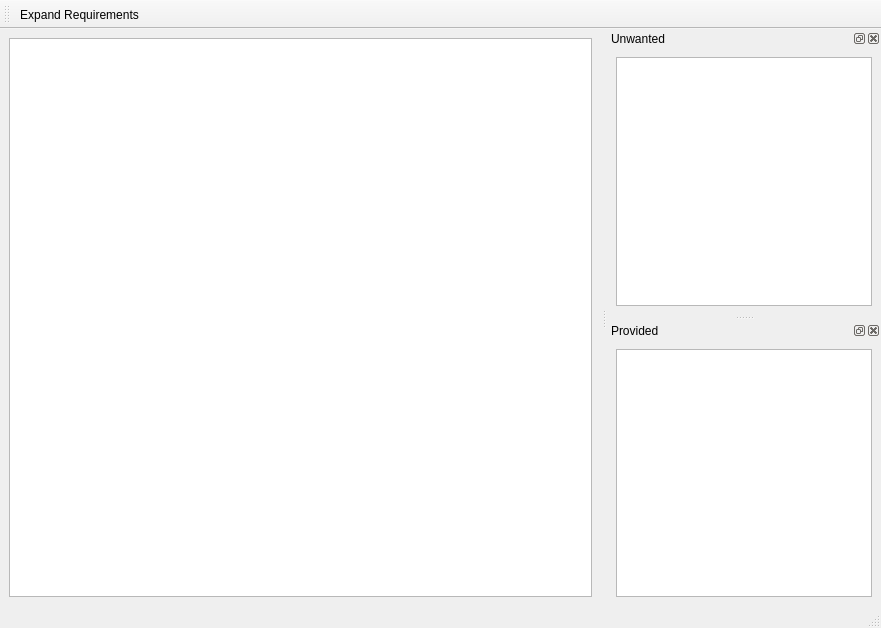
<?xml version="1.0" encoding="UTF-8"?>
<ui version="4.0">
 <class>MainWindow</class>
 <widget class="QMainWindow" name="MainWindow">
  <property name="geometry">
   <rect>
    <x>0</x>
    <y>0</y>
    <width>881</width>
    <height>628</height>
   </rect>
  </property>
  <property name="windowTitle">
   <string>Package Explorer</string>
  </property>
  <widget class="QWidget" name="centralwidget">
   <layout class="QVBoxLayout" name="verticalLayout">
    <item>
     <widget class="QTreeView" name="tvMainView">
      <attribute name="headerVisible">
       <bool>false</bool>
      </attribute>
     </widget>
    </item>
   </layout>
  </widget>
  <widget class="QMenuBar" name="menubar">
   <property name="geometry">
    <rect>
     <x>0</x>
     <y>0</y>
     <width>881</width>
     <height>29</height>
    </rect>
   </property>
  </widget>
  <widget class="QStatusBar" name="statusbar"/>
  <widget class="QToolBar" name="toolBar">
   <property name="windowTitle">
    <string>toolBar</string>
   </property>
   <property name="iconSize">
    <size>
     <width>16</width>
     <height>16</height>
    </size>
   </property>
   <attribute name="toolBarArea">
    <enum>TopToolBarArea</enum>
   </attribute>
   <attribute name="toolBarBreak">
    <bool>false</bool>
   </attribute>
   <addaction name="actExpandReqs"/>
  </widget>
  <widget class="QDockWidget" name="dockWidget">
   <property name="windowTitle">
    <string>Unwanted</string>
   </property>
   <attribute name="dockWidgetArea">
    <number>2</number>
   </attribute>
   <widget class="QWidget" name="dockWidgetContents">
    <layout class="QVBoxLayout" name="verticalLayout_2">
     <item>
      <widget class="QTreeView" name="tvUnwant"/>
     </item>
    </layout>
   </widget>
  </widget>
  <widget class="QDockWidget" name="dockWidget_2">
   <property name="windowTitle">
    <string>Provided</string>
   </property>
   <attribute name="dockWidgetArea">
    <number>2</number>
   </attribute>
   <widget class="QWidget" name="dockWidgetContents_2">
    <layout class="QVBoxLayout" name="verticalLayout_3">
     <item>
      <widget class="QTreeView" name="tvProvided"/>
     </item>
    </layout>
   </widget>
  </widget>
  <action name="actExpandReqs">
   <property name="checkable">
    <bool>true</bool>
   </property>
   <property name="text">
    <string>Expand Requirements</string>
   </property>
  </action>
 </widget>
 <resources/>
 <connections/>
</ui>
